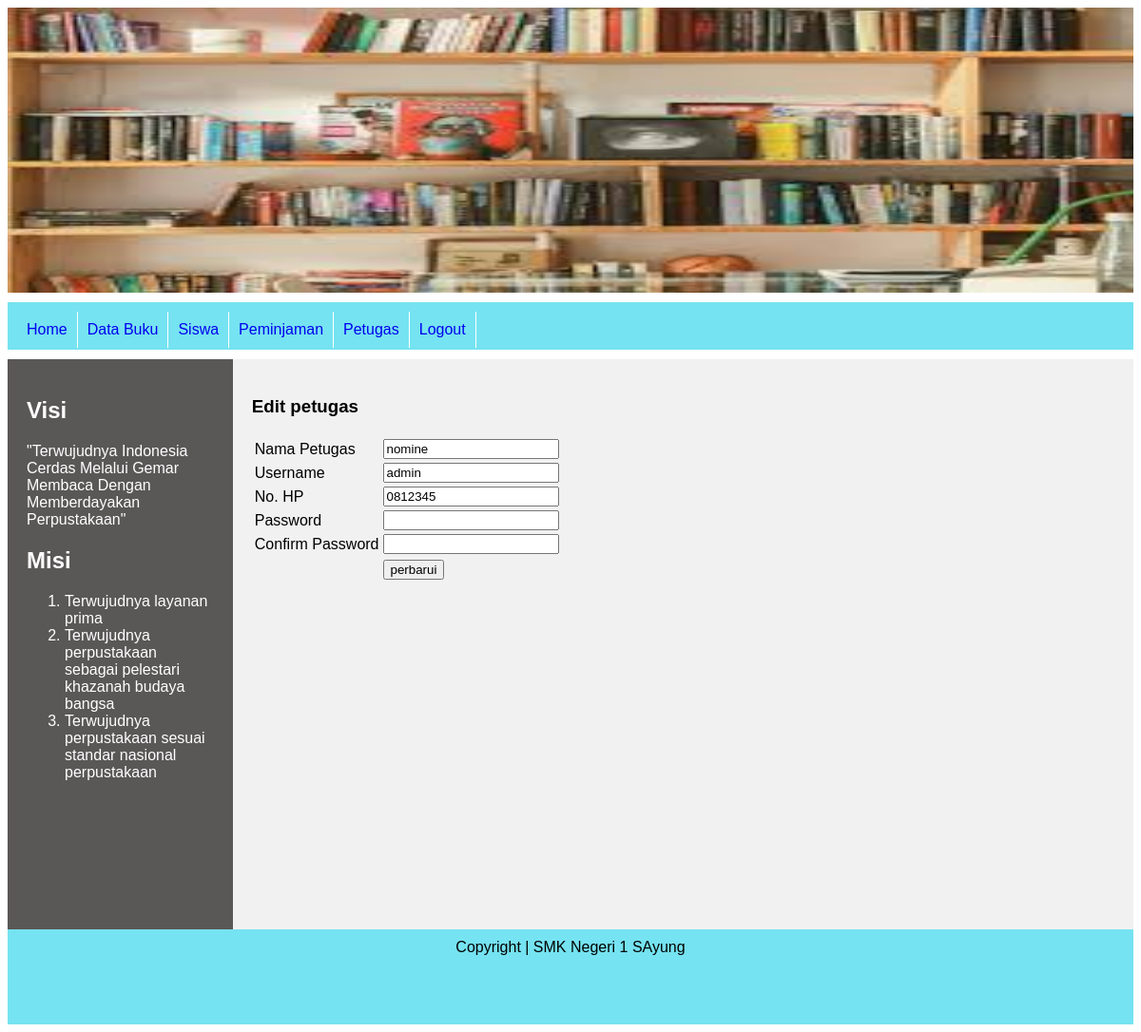
The app's page /admin/index.php?page=petugasubah&idpetugas=1 (signed in) with its own data.
### tables this page shows
CREATE TABLE `tbl_petugas` (
  `idpetugas` int NOT NULL,
  `namapetugas` varchar(100) NOT NULL,
  `hp` varchar(20) NOT NULL,
  `username` varchar(50) NOT NULL,
  `password` varchar(50) NOT NULL,
  `created_at` timestamp NOT NULL DEFAULT CURRENT_TIMESTAMP,
  `update_at` timestamp NULL DEFAULT NULL
);

### admin/halaman/petugas/petugasubah.php (the view, shortened to what this page needs)
<?php
include "../koneksi.php";
$idpetugas = $_GET['idpetugas'];
$sql = "SELECT * FROM tbl_petugas WHERE idpetugas='$idpetugas'";
$query = mysqli_query($conn, $sql);
?>
<!DOCTYPE html>
<html lang="en">
<head>
</head>
<body>
    <h3>Edit petugas</h3>
    <form action="halaman/petugas/petugasubah_aksi.php" method="post">
        <?php
        while($data = mysqli_fetch_assoc($query)){
        ?>
    <table>
        <tr>
        <tr>
            <td>Nama Petugas</td>
            <td><input type="text" name="namapetugas" value="<?php echo $data['namapetugas'] ?>"></td>
        </tr>
        <tr>
            <td>Username</td>
            <td><input type="text" name="username" value="<?php echo $data['username'] ?>"></td>
        </tr>
        <tr>
            <td>No. HP</td>
            <td><input type="text" name="hp" value="<?php echo $data['hp'] ?>"></td>
        </tr>
        <tr>
            <td>Password</td>
            <td><input type="text" name="pass"></td>
        </tr>
        <tr>
            <td>Confirm Password</td>
            <td><input type="text" name="cpass"></td>
        </tr>
            <td></td>
            <td><input type="submit" name="tombolubah" value="perbarui"></td>
        </tr>
    </table>
    <?php
        }
    ?>
</form>
</body>
</html>

### css/style.css (style rules this page uses)
* { box-sizing: border-box; }
body { font-family: Arial, Helvetica, sans-serif; }

### records on screen
tbl_petugas: namapetugas "nomine", username "admin", hp "0812345"
